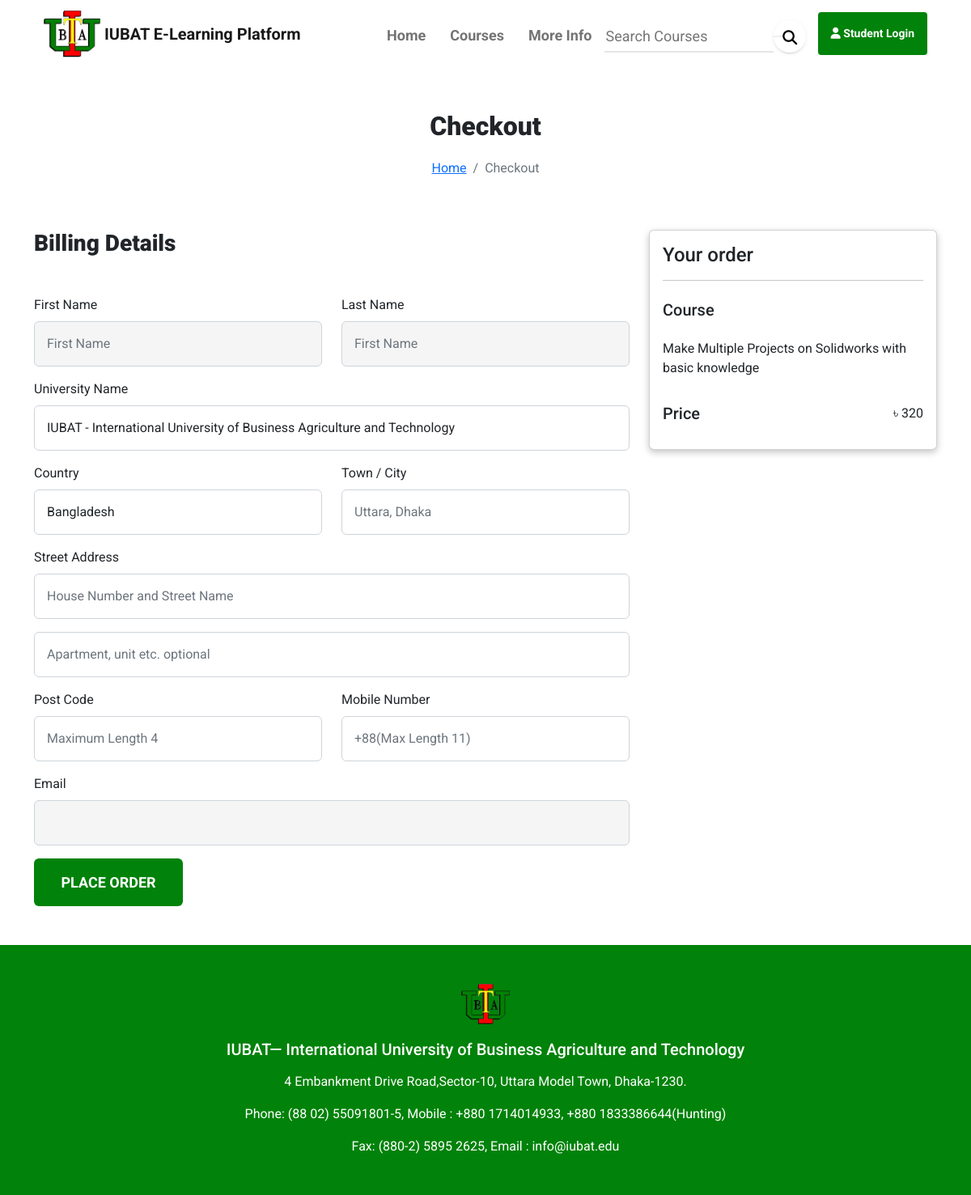
The app's page /checkout/multiple-projects-with-solidworks with its own data.
### app/models.py (models this page shows, shortened)
class Course(models.Model):
    STATUS = (
        ('PUBLISH', 'PUBLISH'),
        ('DRAFT', 'DRAFT'),
    )
    featured_image = models.ImageField(upload_to="Media/featured_img", null=True)
    featured_video = models.CharField(max_length=300, null=True)
    title = models.CharField(max_length=500)
    created_at = models.DateField(auto_now_add=True)
    instructor = models.ForeignKey(Instructor, on_delete=models.CASCADE, null=True)
    category = models.ForeignKey(Categories, on_delete=models.CASCADE)
    level = models.ForeignKey(Level, on_delete=models.CASCADE, null=True)
    description = models.TextField()
    semi_des = models.CharField(max_length=500, null=True)
    price = models.IntegerField(null=True, default=0)
    discount = models.IntegerField(null=True)
    language = models.ForeignKey(Language, on_delete=models.CASCADE, null=True)
    deadline = models.CharField(max_length=100, null=True)
    slug = models.SlugField(default='', max_length=500, null=True, blank=True)
    status = models.CharField(choices=STATUS, max_length=100, null=True)
    certificate = models.CharField(max_length=100, null=True)

### IUBAT_E_Learning_Platform/views.py (the view, shortened to what this page needs)
# urls.py: path('checkout/<slug:slug>', views.checkout, name='checkout'),
def checkout(request, slug):
    course = Course.objects.get(slug=slug)
    action = request.GET.get('action')
    context = {
        'course': course
    }
    return render(request, 'checkout/checkout.html', context)

### app/templatetags/course_tags.py (called while the page is built)
@register.simple_tag
def discount_calculation(price, discount):
    if discount is None or discount is 0:
        return price
    sellprice = price
    sellprice = price - (price * discount/100)
    return math.floor(sellprice)

### templates/checkout/checkout.html (shortened to what this page needs)
{% extends 'base.html' %}
{% block content %}
{% load course_tags %}
    <section class="login">
      <div class="container">
        <div class="row justify-content-center">
          <div class="col-md-6">
            <div class="login-title text-center mt-5">
              <h2>Checkout</h2>
              <nav aria-label="breadcrumb">
                <ol class="breadcrumb">
                  <li class="breadcrumb-item">
                    <a href="{% url 'home' %}">Home</a>
                  </li>
                  <li class="breadcrumb-item active" aria-current="page">
                    Checkout
                  </li>
                </ol>
              </nav>
            </div>
          </div>
        </div>
        <div class="row">
          <div class="col-md-8">
            <div class="login-form mt-5">
              <h3 style="font-weight: 900">Billing Details</h3>
              <form action="?action=create_payment" class="mt-5" method="post">
                <div class="row">
                  <div class="col-md-6">
                    <div class="mb-3">
                      <label for="exampleFormControlInput3" class="form-label"
                        >First Name</label
                      >
                      {% if user.first_name == '' %}
                      <input
                        type="text"
                        class="form-control"
                        id="exampleFormControlInput3"
                        placeholder="Please Complete Your Name in Profile Part"
                        name="first_name"
                        style="background: whitesmoke;"
                        required
                        readonly
                      />
                      {% else %}
                      <input
                        type="text"
                        class="form-control"
                        id="exampleFormControlInput3"
                        placeholder="First Name"
                        name="first_name"
                        value="{{user.first_name}}"
                        style="background: whitesmoke;"
                        readonly
                      />
                      {% endif %}
                    </div>
                  </div>
                  <div class="col-md-6">
                    <div class="mb-3">
                      <label for="exampleFormControlInput30" class="form-label"
                        >Last Name</label>
                      {% if user.last_name == '' %}
                      <input
                        type="text"
                        class="form-control"
                        id="exampleFormControlInput30"
                        placeholder="Please Complete Your Name in Profile Part"
                        name="last_name"
                        style="background: whitesmoke;"
                        required
                        readonly
                      />
                      {% else %}
                      <input
                        type="text"
                        class="form-control"
                        id="exampleFormControlInput30"
                        placeholder="First Name"
                        name="last_name"
                        value="{{user.last_name}}"
                        style="background: whitesmoke;"
                        readonly
                      />
                      {% endif %}
                    </div>
                  </div>
                </div>
                <div class="col-md-12">
                  <div class="mb-3">
                    <label for="exampleFormControlInput13" class="form-label"
                      >University Name</label>
                    <input
                      type="text"
                      class="form-control"
                      id="exampleFormControlInput13"
                      placeholder="Univsersity Name"
                      name="university_name"
                      value="IUBAT - International University of Business Agriculture and Technology"
                      required
                    />
                  </div>
                </div>
                <div class="row">
                  <div class="col-md-6">
                    <div class="mb-3">
                      <label for="exampleFormControlInput33" class="form-label"
                        >Country</label
                      >
                      <input
                        type="text"
                        class="form-control"
                        id="exampleFormControlInput33"
                        placeholder="Bangladesh"
                        name="country"
                        value="Bangladesh"
                        required
                      />
                    </div>
                  </div>
                  <div class="col-md-6">
                    <div class="mb-3">
                      <label for="exampleFormControlInput43" class="form-label"
                        >Town / City</label
                      >
                      <input
                        type="text"
                        class="form-control"
                        id="exampleFormControlInput43"
                        placeholder="Uttara, Dhaka"
                        name="city"
                        value=""
                        required
                      />
                    </div>
                  </div>
                </div>
                <div class="row">
                  <div class="col-md-12">
                    <div class="mb-3">
                      <label for="exampleFormControlInput15" class="form-label"
                        >Street Address</label
                      >
                      <input
                        type="text"
                        class="form-control"
                        id="exampleFormControlInput15"
                        placeholder="House Number and Street Name"
                        name="address_1"
                        value=""
                        required
                      />
                      <input
                        type="text"
                        class="form-control mt-3"
                        placeholder="Apartment, unit etc. optional"
                        name="address_2"
                        value=""
                      />
                    </div>
                  </div>
                </div>
                <div class="row">
                  <div class="col-md-6">
                    <div class="mb-3">
                      <label for="exampleFormControlInput35" class="form-label"
                        >Post Code</label
                      >
                      <input
                        type="text"
                        class="form-control"
                        id="exampleFormControlInput35"
                        placeholder="Maximum Length 4"
                        name="postcode"
                        value=""
                        pattern="[0-9]{4}"
                        required
                      />
                    </div>
                  </div>
                  <div class="col-md-6">
                    <div class="mb-3">
                      <label for="exampleFormControlInput37" class="form-label"
                        >Mobile Number</label
                      >
                      <input
                        type="text"
                        class="form-control"
                        id="exampleFormControlInput37"
                        placeholder="+88(Max Length 11)"
                        name="phone"
                        value=""
                        pattern="01[3|5|6|7|8|9][0-9]{8}"
                        required
                      />
                    </div>
                  </div>
                </div>
                <div class="row">
                  <div class="col-md-12">
                    <div class="mb-3">
                      <label for="exampleFormControlInput18" class="form-label"
                        >Email</label
                      >
                      <input
                        type="email"
                        class="form-control"
                        id="exampleFormControlInput18"
                        placeholder=""
                        name="email"
                        value="{{user.email}}"
                        style="background: whitesmoke;"
                        required
                      />
                    </div>
                  </div>
                </div>
                <div class="col-xl-3 col-lg-4 col-md-4">
                  {% if user.first_name == '' and user.last_name == '' %}
                  <button class="btn login-submit disabled">
                    Complete Profile First
                  </button>
                  {% else %}
                  <button class="btn login-submit" type="submit">
                    PLACE ORDER
                  </button>
                  {% endif %}
                </div>
              </form>
            </div>
          </div>
          <div class="col-md-4">
            <div class="order-card mt-5 mb-5">
              <div class="card">
                <div class="card-body">
                  <h4 class="card-title">Your order</h4>
                  <hr />
                  <div class="order-details mt-4">
                    <h5>Course</h5>
                    <p class="mt-4">{{course.title}}</p>
                    <div class="float-start mt-3">
                      <h5>Price</h5>
                    </div>
                    <div class="float-end mt-3">
                      <p>৳ {% discount_calculation course.price course.discount %}</p>
                    </div>
                  </div>
                </div>
              </div>
            </div>
          </div>
        </div>
      </div>
    </section>
{% endblock %}

### static/assets/css/style.css (style rules this page uses)
body { font-family: "Roboto", sans-serif; }
.card { margin-top: 20px; cursor: pointer; box-shadow: rgba(0, 0, 0, 0.24) 0px 3px 8px; }
.login-title h2 { font-weight: 900; margin-top: 50px !important; }
.login-title nav { display: flex; flex-wrap: nowrap; justify-content: center; align-items: center; align-content: center; margin-top: 20px; }
.login-form input { padding: 15px; }
.login-submit { font-size: 18px; font-weight: 700; width: 100%; color: white; background-color: rgb(1, 130, 10); padding: 15px; transition: 0.3s; }

### records on screen
Course: title "Make Multiple Projects on Solidworks with basic knowledge", price+discount "320"
